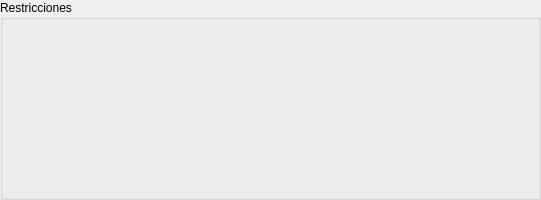
      <widget class="QGroupBox" name="groupBox_2">
       <property name="sizePolicy">
        <sizepolicy hsizetype="Preferred" vsizetype="Preferred">
         <horstretch>1</horstretch>
         <verstretch>1</verstretch>
        </sizepolicy>
       </property>
       <property name="title">
        <string>Restricciones</string>
       </property>
       <widget class="QWidget" name="verticalLayoutWidget_3">
        <property name="geometry">
         <rect>
          <x>10</x>
          <y>30</y>
          <width>522</width>
          <height>161</height>
         </rect>
        </property>
        <layout class="QVBoxLayout" name="verticalLayout_5" stretch="0">
         <item>
          <widget class="QWidget" name="widgetRestricciones_2" native="true">
           <property name="sizePolicy">
            <sizepolicy hsizetype="Fixed" vsizetype="Preferred">
             <horstretch>1</horstretch>
             <verstretch>1</verstretch>
            </sizepolicy>
           </property>
           <property name="minimumSize">
            <size>
             <width>520</width>
             <height>0</height>
            </size>
           </property>
           <widget class="QWidget" name="gridLayoutWidget_4">
            <property name="geometry">
             <rect>
              <x>10</x>
              <y>10</y>
              <width>501</width>
              <height>141</height>
             </rect>
            </property>
            <layout class="QGridLayout" name="layoutRestricciones_2"/>
           </widget>
          </widget>
         </item>
        </layout>
       </widget>
      </widget>
